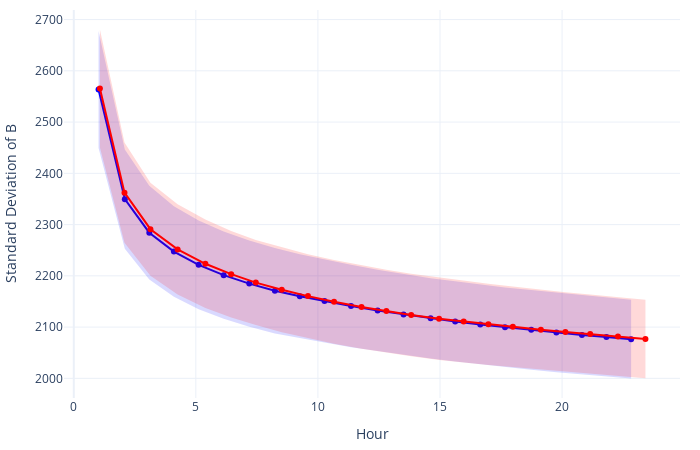

Notebook code for this chart:
### Code cell
file_sets = [
  #"./../data/dual/data_n_128_k_1_s_binary_2c7a7_*.pkl",
 #"./../data/salsa/data_n_128_k_1_s_binary_2c7a7_*.pkl"
  "./../data/dual/data_n_150_k_1_s_binary_70e6e_*.pkl",
  "./../data/salsa/data_n_150_k_1_s_binary_70e6e_*.pkl"
]

mean_stds = []
std_stds = []
file_nums = []

for file_set in file_sets:
  files = sorted(glob.glob(file_set), key=extract_filenumber)
  means = []
  stds = []
  nums = []
  for f in files:
    ds = LWEDataset.load_reduced(f)
    _, _, std_B = ds.get_b_distribution()
    means.append(np.mean(std_B))
    stds.append(np.std(std_B))
    nums.append(ds.reduction_time / 3600)
  mean_stds.append(means)
  std_stds.append(stds)
  file_nums.append(nums)

# Make all lists in mean_stds, std_stds, and file_nums the same length by truncating to the minimum length
min_len = min(len(lst) for lst in mean_stds)
mean_stds = [lst[:min_len] for lst in mean_stds]
std_stds = [lst[:min_len] for lst in std_stds]
file_nums = [lst[:min_len] for lst in file_nums]

fig = go.Figure()

labels = ['dual', 'salsa']
colors = ['blue', 'red']

for i, label in enumerate(labels):
  fig.add_trace(go.Scatter(
    x=file_nums[i],
    y=mean_stds[i],
    mode='lines+markers',
    name=f'{label} mean',
    line=dict(color=colors[i])
  ))
  fig.add_trace(go.Scatter(
    x=file_nums[i] + file_nums[i][::-1],
    y=(np.array(mean_stds[i]) + np.array(std_stds[i])).tolist() + (np.array(mean_stds[i]) - np.array(std_stds[i]))[::-1].tolist(),
    fill='toself',
    fillcolor=f'rgba({0 if i == 0 else 255}, 0, {255 if i == 0 else 0}, 0.15)',
    line=dict(color='rgba(255,255,255,0)'),
    hoverinfo="skip",
    showlegend=False
  ))

fig.update_layout(
  xaxis_title='Hour',
  yaxis_title='Standard Deviation of B',
  template='plotly_white',
  width=700,
  height=450,
  bargap=0.2,
  margin=dict(l=20, r=20, t=10, b=20),
  showlegend=False,
)

fig.show()

fig.write_image("salsa_dual_std_b.pdf")

### Figure 1 — Plotly figure (JSON) as saved in the notebook; plotly's stock layout.template omitted (floating-point values rounded to 4 significant figures)
{"data": [{"line": {"color": "blue"}, "mode": "lines+markers", "name": "dual mean", "type": "scatter", "x": [1.015, 2.091, 3.094, 4.101, 5.114, 6.139, 7.189, 8.237, 9.259, 10.27, 11.36, 12.44, 13.51, 14.62, 15.62, 16.65, 17.66, 18.74, 19.77, 20.81, 21.82, 22.83], "y": [2563.0, 2350.0, 2284.0, 2247.0, 2221.0, 2201.0, 2185.0, 2171.0, 2160.0, 2151.0, 2141.0, 2132.0, 2125.0, 2117.0, 2111.0, 2105.0, 2100.0, 2095.0, 2089.0, 2085.0, 2081.0, 2076.0]}, {"fill": "toself", "fillcolor": "rgba(0, 0, 255, 0.15)", "hoverinfo": "skip", "line": {"color": "rgba(255,255,255,0)"}, "showlegend": false, "type": "scatter", "x": [1.015, 2.091, 3.094, 4.101, 5.114, 6.139, 7.189, 8.237, 9.259, 10.27, 11.36, 12.44, 13.51, 14.62, 15.62, 16.65, 17.66, 18.74, 19.77, 20.81, 21.82, 22.83, 22.83, 21.82, 20.81, 19.77, 18.74, 17.66, 16.65, 15.62, 14.62, 13.51, 12.44, 11.36, 10.27, 9.259, 8.237, 7.189, 6.139, 5.114, 4.101, 3.094, 2.091, 1.015], "y": [2678.0, 2447.0, 2376.0, 2336.0, 2308.0, 2287.0, 2269.0, 2254.0, 2242.0, 2232.0, 2222.0, 2212.0, 2204.0, 2195.0, 2189.0, 2183.0, 2177.0, 2172.0, 2167.0, 2162.0, 2158.0, 2153.0, 2000.0, 2003.0, 2007.0, 2012.0, 2017.0, 2022.0, 2027.0, 2033.0, 2039.0, 2046.0, 2053.0, 2060.0, 2070.0, 2078.0, 2088.0, 2101.0, 2116.0, 2135.0, 2159.0, 2193.0, 2253.0, 2449.0]}, {"line": {"color": "red"}, "mode": "lines+markers", "name": "salsa mean", "type": "scatter", "x": [1.071, 2.078, 3.14, 4.253, 5.39, 6.448, 7.456, 8.519, 9.593, 10.66, 11.79, 12.8, 13.82, 14.96, 15.97, 16.98, 17.98, 19.13, 20.14, 21.15, 22.29, 23.42], "y": [2566.0, 2362.0, 2291.0, 2252.0, 2224.0, 2203.0, 2187.0, 2173.0, 2160.0, 2149.0, 2139.0, 2131.0, 2124.0, 2116.0, 2111.0, 2105.0, 2100.0, 2095.0, 2090.0, 2086.0, 2081.0, 2077.0]}, {"fill": "toself", "fillcolor": "rgba(255, 0, 0, 0.15)", "hoverinfo": "skip", "line": {"color": "rgba(255,255,255,0)"}, "showlegend": false, "type": "scatter", "x": [1.071, 2.078, 3.14, 4.253, 5.39, 6.448, 7.456, 8.519, 9.593, 10.66, 11.79, 12.8, 13.82, 14.96, 15.97, 16.98, 17.98, 19.13, 20.14, 21.15, 22.29, 23.42, 23.42, 22.29, 21.15, 20.14, 19.13, 17.98, 16.98, 15.97, 14.96, 13.82, 12.8, 11.79, 10.66, 9.593, 8.519, 7.456, 6.448, 5.39, 4.253, 3.14, 2.078, 1.071], "y": [2681.0, 2460.0, 2382.0, 2340.0, 2310.0, 2288.0, 2270.0, 2256.0, 2242.0, 2231.0, 2221.0, 2212.0, 2204.0, 2197.0, 2191.0, 2185.0, 2179.0, 2173.0, 2168.0, 2164.0, 2158.0, 2153.0, 2000.0, 2004.0, 2009.0, 2013.0, 2017.0, 2022.0, 2026.0, 2031.0, 2036.0, 2043.0, 2050.0, 2058.0, 2068.0, 2079.0, 2090.0, 2104.0, 2119.0, 2137.0, 2164.0, 2200.0, 2264.0, 2450.0]}], "layout": {"bargap": 0.2, "height": 450, "margin": {"b": 20, "l": 20, "r": 20, "t": 10}, "showlegend": false, "width": 700, "xaxis": {"title": {"text": "Hour"}}, "yaxis": {"title": {"text": "Standard Deviation of B"}}}}
